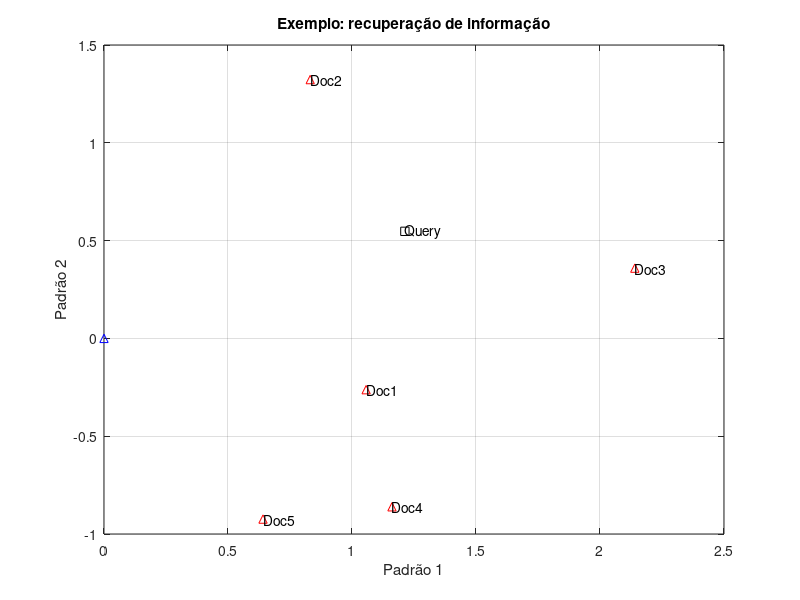

Reproduce this figure in MATLAB.
disp("Trabalho pratico 1");

% Define matrix A 
A = [0 0 0 1 0
    0 0 0 0 1 
    0 0 0 0 1
    1 0 1 0 0
    1 0 0 0 0
    0 1 0 0 0
    1 0 1 1 0
    0 1 1 0 0
    0 0 1 1 1
    0 1 1 0 0];

% Execute SVD for matrix A
[T, S, D] = svd(A);

% Get diagonal values
combinations = S * D';

% Get values for ploting
x = combinations(1,:);
y = combinations(2,:);
plot(x, y, '^r');
grid on;
hold on;
plot(0,0,'^b');

% Queryy vector column 
query = [ 0;
          0;
          0;
          0;
          0;
          0;
          0;
          1;
          1;
          1];

%query = zeros (1,10);
T2 = T(:, 1:2);
projection = T2' * query;
plot(projection(1), projection(2), 'sk'); 

% Set title of documents
for i=1:5
    istr = num2str(i);
    text(x(i), y(i), ['Doc' istr]);
end

% Set title of chart
text(projection(1), projection(2), 'Query');
title("Exemplo: recuperação de informação");
xlabel("Padrão 1");
ylabel("Padrão 2");

% Calc distances
distances = 1 - pdist2([x;y]',projection','cosine');
disp ("Disntancias:");
disp (distances);

% Check reconst]
disp("Checando reconstrução da matriz A (1 equals, 0 different):")
disp(norm(A - T*S*D',2) ~= 0)
